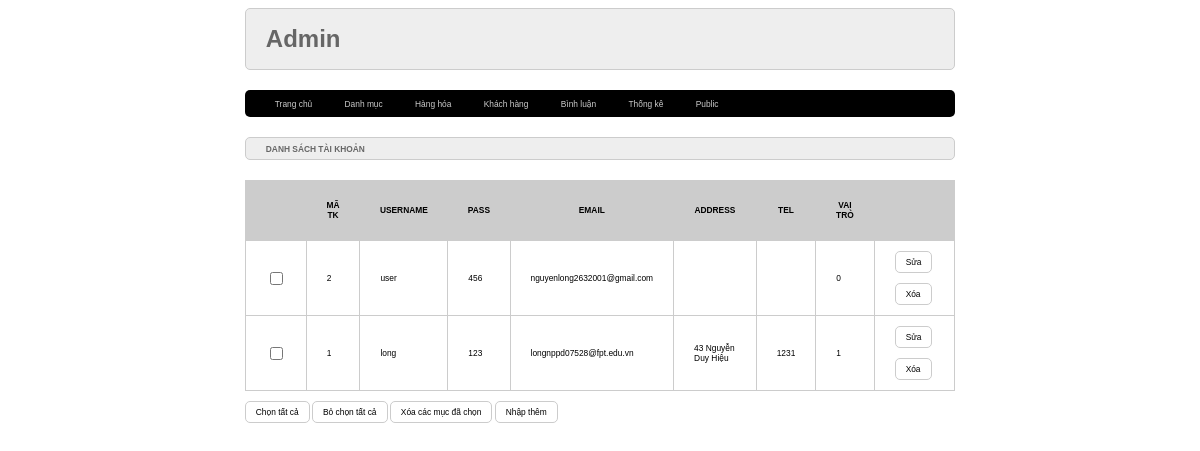
The app's page /admin/index.php?act=dskh with its own data.
### tables this page shows
CREATE TABLE `taikhoan` (
  `id` int(11) NOT NULL,
  `user` varchar(50) NOT NULL,
  `pass` varchar(50) NOT NULL,
  `email` varchar(255) NOT NULL,
  `address` varchar(255) DEFAULT NULL,
  `tel` varchar(20) DEFAULT NULL,
  `role` tinyint(4) NOT NULL DEFAULT 0
);

### model/pdo.php (called while the page is built, shortened)
<?php
function pdo_get_connection(){
    $dburl = "mysql:host=localhost:3307;dbname=duanmau2023;charset=utf8";
    $username = 'root';
    $password = '';
    $conn = new PDO($dburl, $username, $password);
    $conn->setAttribute(PDO::ATTR_ERRMODE, PDO::ERRMODE_EXCEPTION);
    return $conn;
}
function pdo_query($sql){
    $sql_args = array_slice(func_get_args(), 1);
    try{
        $conn = pdo_get_connection();
        $stmt = $conn->prepare($sql);
        $stmt->execute($sql_args);
        $rows = $stmt->fetchAll();
        return $rows;
    }
    catch(PDOException $e){
        throw $e;
    }
    finally{
        unset($conn);
    }
}

### model/taikhoan.php (called while the page is built, shortened)
<?php
function loadall_taikhoan() {
    $sql = "select * from taikhoan order by id desc";
    $listtaikhoan = pdo_query($sql);
    return $listtaikhoan;
}
?>

### admin/taikhoan/list.php (the view)
<div class="row">
            <div class="row frmtitle"><h1>DANH SÁCH TÀI KHOẢN</h1></div>
            <div class="row frmcontent">
                    <div class="row mb10 frmdsloai">
                       <table>
                        <tr>
                            <th></th>
                            <th>MÃ TK</th>
                            <th>USERNAME</th>
                            <th>PASS</th>
                            <th>EMAIL</th>
                            <th>ADDRESS</th>
                            <th>TEL</th>
                            <th>VAI TRÒ</th>
                            <th></th>
                        </tr>
                        <?php
                        foreach($listtaikhoan as $taikhoan) {
                        extract($taikhoan);
                        $suatk = "index.php?act=suatk&id=".$id;
                        $xoatk = "index.php?act=xoatk&id=".$id;
                        echo '<tr>
                        <td><input type="checkbox" name="" id=""></td>
                        <td>'.$id.'</td>
                        <td>'.$user.'</td>
                        <td>'.$pass.'</td>
                        <td>'.$email.'</td>
                        <td>'.$address.'</td>
                        <td>'.$tel.'</td>
                        <td>'.$role.'</td>
                        <td><a href="'.$suatk.'"><input type="button" style="margin-bottom: 10px" value="Sửa"></a> <a href="'.$xoatk.'"><input type="button" value="Xóa"></a></td>
                        </tr>';
                        };
                        ?>
                       </table>
                    </div>
                    <div class="row mb10">
                        <input type="button" value="Chọn tất cả">
                        <input type="button" value="Bỏ chọn tất cả">
                        <input type="button" value="Xóa các mục đã chọn">
                        <a href="index.php?act=adddm"><input type="button" value="Nhập thêm"></a>
                    </div>
            </div>
        </div>

### view/CSS/style.css (style rules this page uses)
* { box-sizing: border-box; font-family: sans-serif; font-size: 0.7vw; }
.row { float: left; width: 100%; }
.mb10 { margin-bottom: 10px; }
.formtaikhoan input[type="submit"], .frmcontent input[type="submit"], .formtaikhoan input[type="reset"], .frmcontent input[type="reset"], .frmcontent input[type="button"] { border-radius: 5px; padding: 5px 10px; background-color: white; border: 1px #CCC solid; }
.frmtitle { background-color: #EEE; border: 1px #CCC solid; color: #666; border-radius: 5px; padding: 0px 20px; }
.frmcontent { padding: 20px 0px; }
.frmdsloai table { width: 100%; border-collapse: collapse; }
.frmdsloai table th { padding: 20px; background-color: #CCC; }
.frmdsloai table td { padding: 10px 20px; border: 1px #CCC solid; }
* { box-sizing:border-box }

### records on screen
taikhoan: id "2", user "user", pass "456", email "nguyenlong2632001@gmail.com", role "0"
taikhoan: id "1", user "long", pass "123", email "longnppd07528@fpt.edu.vn", address "43 Nguyễn Duy Hiệu", tel "1231", role "1"
